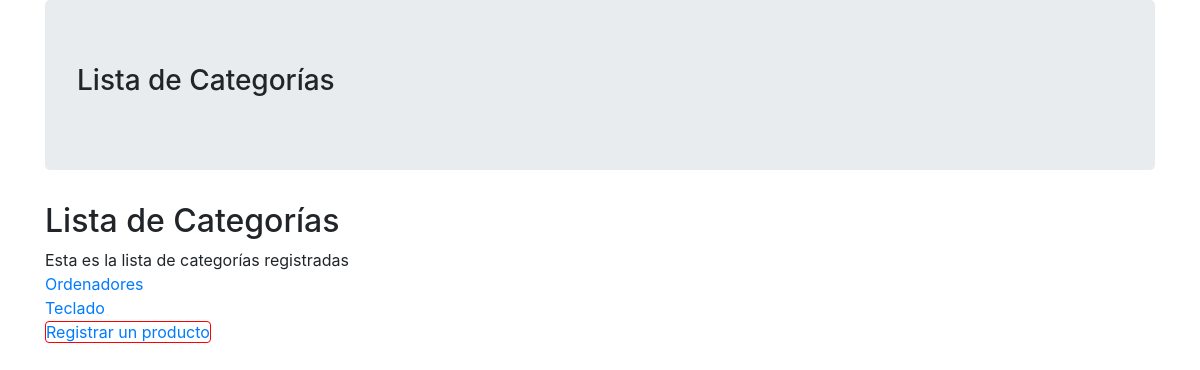
The app's page /, older data.
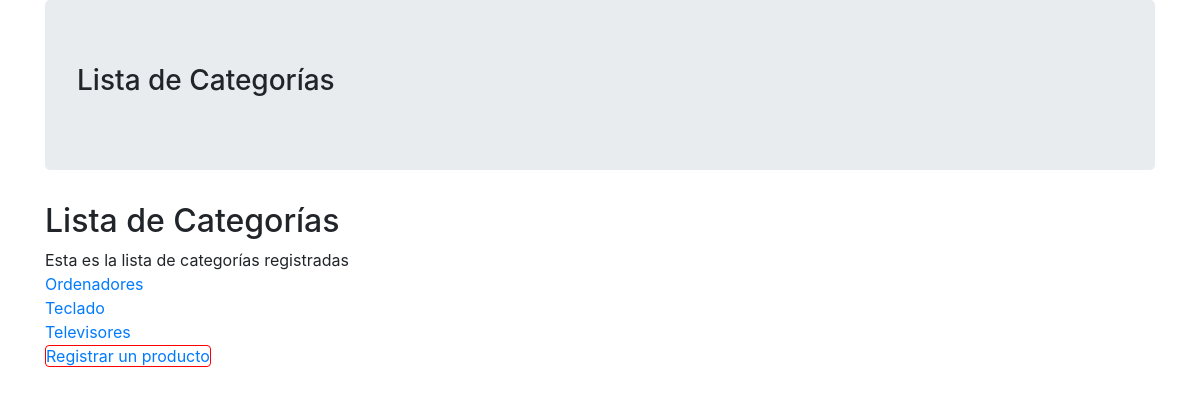
The same page, newer data.
### mi_aplicacion/models.py (models this page shows, shortened)
class Categoria(models.Model):
    nombre = models.CharField(max_length=100)
    descripcion = models.CharField(max_length=200)

### mi_aplicacion/views.py (the view)
# urls.py: path('', views.categoria_lista, name='categoria_lista'),
def categoria_lista(request):
    categorias = models.Categoria.objects.all()  # Obtén todas las categorías
    contexto = {'categorias': categorias}
    return render(request, 'lista_categoria.html', contexto)

### mi_aplicacion/templates/lista_categoria.html
{% extends 'index.html' %}
{% block title %}
Lista de Categorías
{% endblock %}
{% block content %}
<h2>Lista de Categorías</h2>
<div>Esta es la lista de categorías registradas</div>
{% for categoria in categorias %}
<div>
   <a href="{% url 'categoria_detalle' categoria.pk %}">
      {{ categoria.nombre }}
   </a>
</div>
{% endfor %}
<div>
   <a style="border:1px solid red; margin-top:10px; border-radius: 4px;" href="{% url 'producto_registro' %}">Registrar
      un producto</a>
</div>
{% endblock %}

Row changes from the older to the newer data that the page shows:
added Categoria: nombre "Televisores"
